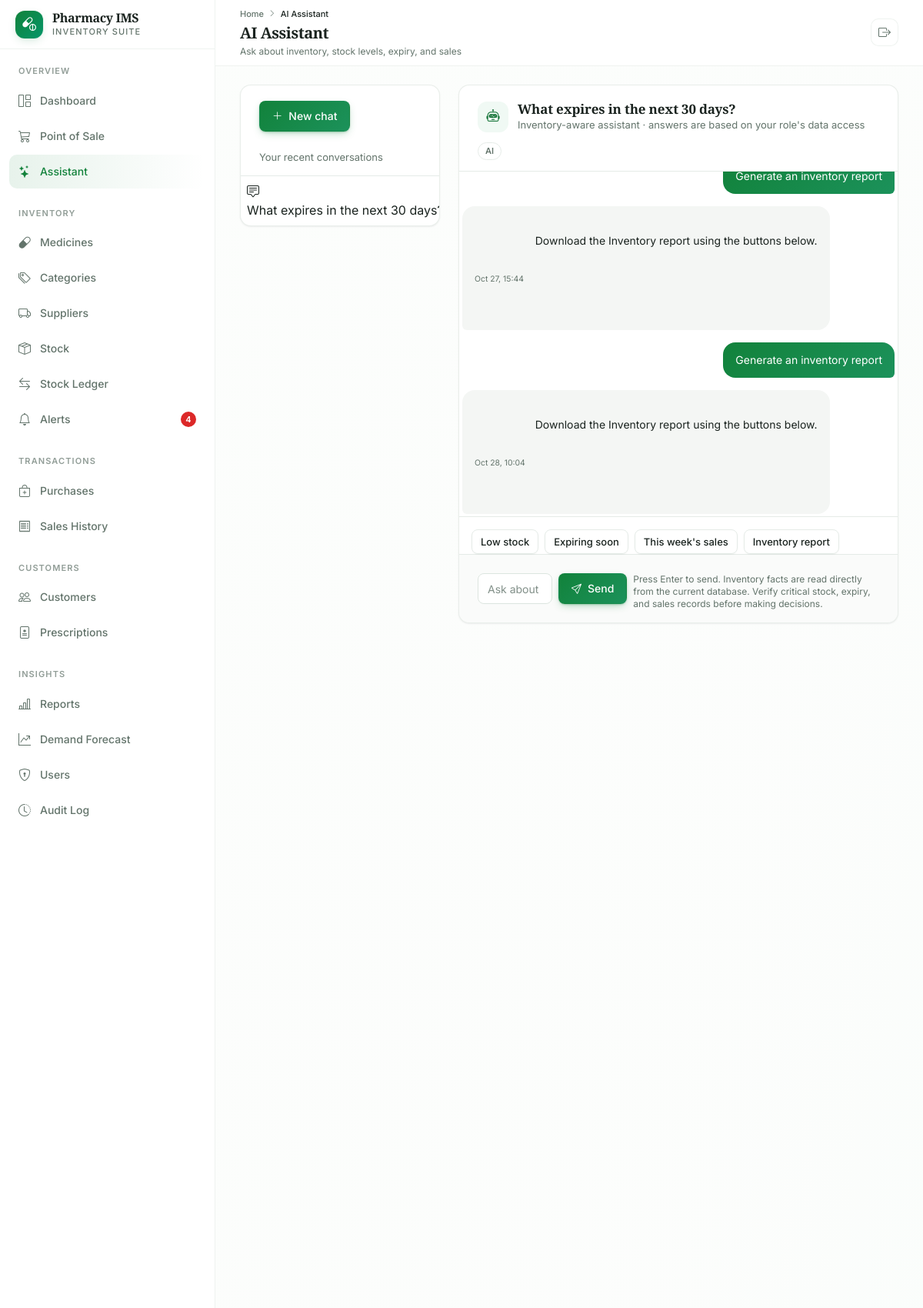
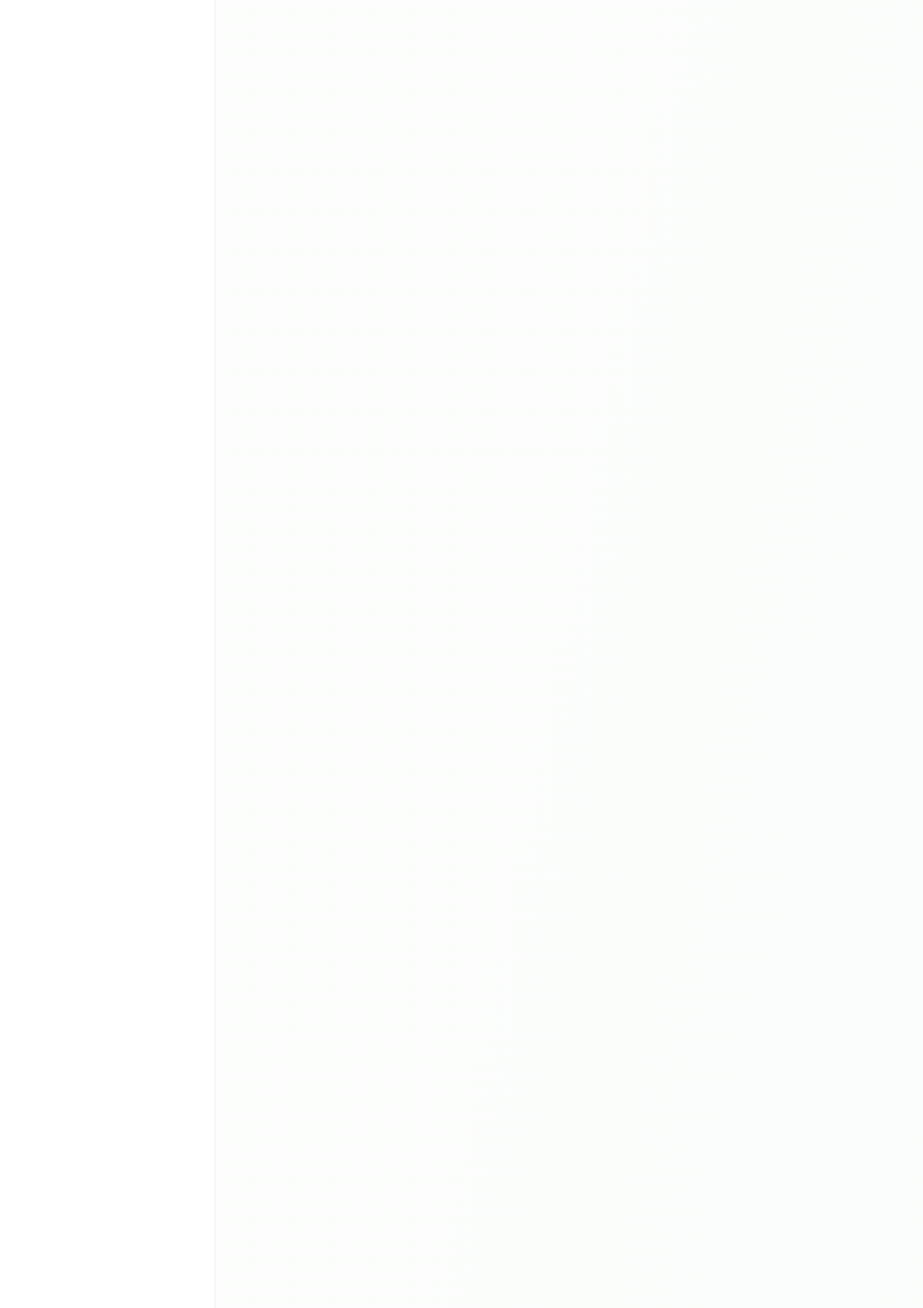
/assistant/ (signed in, upper part), run on the app's committed database (2 pictures, top to bottom).
### assistant/models.py (models this page shows, shortened)
class ChatThread(models.Model):
    user = models.ForeignKey(settings.AUTH_USER_MODEL, on_delete=models.CASCADE, related_name='chat_threads')
    title = models.CharField(max_length=150, blank=True)
    created_at = models.DateTimeField(auto_now_add=True)
    updated_at = models.DateTimeField(auto_now=True)
    class Meta:
        ordering = ['-updated_at']
    @property
    def display_title(self):
        if self.title:
            return self.title
        first = self.messages.order_by('created_at').first()
        return first.question[:60] if first else f'Chat #{self.pk}'

class ChatHistory(models.Model):
    thread = models.ForeignKey(ChatThread, on_delete=models.CASCADE, related_name='messages', null=True, blank=True)
    user = models.ForeignKey(settings.AUTH_USER_MODEL, on_delete=models.CASCADE)
    question = models.TextField()
    answer = models.TextField()
    created_at = models.DateTimeField(auto_now_add=True)
    class Meta:
        verbose_name_plural = 'Chat History'
        ordering = ['-created_at']

### assistant/views.py (the view)
# urls.py: path('', views.assistant_index, name='assistant_index'),
@capability_required('use_assistant')
def assistant_index(request):
    threads = ChatThread.objects.filter(user=request.user)
    selected = None
    thread_id = request.GET.get('thread')
    if thread_id:
        selected = get_object_or_404(ChatThread, pk=thread_id, user=request.user)
    elif threads.exists():
        selected = threads.first()
    messages_qs = selected.messages.order_by('created_at') if selected else ChatHistory.objects.none()
    chat_messages = list(messages_qs)
    for message in chat_messages:
        message.answer = clean_assistant_answer(message.answer)
    return render(request, 'assistant/index.html', {
        'threads': threads[:20],
        'selected_thread': selected,
        'chat_messages': chat_messages,
    })

### assistant/formatting.py (called while the page is built)
def clean_assistant_answer(text):
    if not text:
        return ''
    text = str(text).replace('\r\n', '\n').replace('\r', '\n')
    lines = []
    for raw_line in text.split('\n'):
        line = raw_line.rstrip()
        if _RULE_RE.match(line):
            lines.append('')
            continue
        heading = _HEADING_RE.match(line)
        if heading:
            line = heading.group(1)
        bullet = _BULLET_RE.match(line)
        if bullet:
            line = f'{bullet.group(1)}• {bullet.group(2)}'
        line = line.replace('**', '').replace('*', '').replace('`', '')
        line = re.sub(r'^(\s*•)\s+', r'\1 ', line)
        lines.append(line)
    cleaned = '\n'.join(lines)
    cleaned = re.sub(r'\n{3,}', '\n\n', cleaned).strip()
    return cleaned

### core/permissions.py (called while the page is built)
def has_capability(user, capability):
    if not getattr(user, 'is_authenticated', False):
        return False
    if getattr(user, 'is_superuser', False):
        return True
    return getattr(user, 'role', None) in CAPABILITIES.get(capability, ())

def capability_required(capability, redirect_to='dashboard'):
    def decorator(view):
        @wraps(view)
        def _wrapped(request, *args, **kwargs):
            if not request.user.is_authenticated:
                return redirect('login')
            if not has_capability(request.user, capability):
                messages.error(request, f'You do not have permission to {CAPABILITY_LABELS.get(capability, "do that")}.')
                return redirect(redirect_to)
            return view(request, *args, **kwargs)
        return _wrapped
    return decorator

def nav_capabilities(user):
    return {name: has_capability(user, name) for name in CAPABILITIES}

### inventory/models.py (called while the page is built)
    def sellable_stock(self):
        today = timezone.localdate()
        cache = getattr(self, '_prefetched_objects_cache', {})
        if 'batches' in cache:
            batches = self.batches.all()
        else:
            batches = self.batches.filter(remaining_quantity__gt=0)
        return sum(
            batch.remaining_quantity
            for batch in batches
            if batch.remaining_quantity > 0 and batch.expiry_date >= today
        )

    def is_low_stock(self):
        return self.sellable_stock() <= self.reorder_level

### templates/assistant/index.html (shortened to what this page needs)
{% extends 'base.html' %}
{% block page_title %}AI Assistant{% endblock %}
{% block page_subtitle %}Ask about inventory, stock levels, expiry, and sales{% endblock %}
{% block breadcrumbs %}
<i class="bi bi-chevron-right text-[0.6rem]"></i>
<span class="text-foreground">AI Assistant</span>
{% endblock %}
{% block content %}
<div class="grid grid-cols-1 gap-6 lg:grid-cols-[260px_minmax(0,1fr)]">
    <aside class="card h-fit lg:sticky lg:top-[5.5rem]">
        <div class="card-header space-y-2 border-b border-border">
            <form method="post" action="{% url 'assistant_new_thread' %}">
                <button class="btn btn-primary w-full"><i class="bi bi-plus-lg"></i> New chat</button>
            </form>
            <p class="card-description">Your recent conversations</p>
        </div>
        <div class="max-h-[28rem] overflow-y-auto p-2">
            {% for thread in threads %}
            <a href="{% url 'assistant_index' %}?thread={{ thread.pk }}" class="nav-link {% if selected_thread and selected_thread.pk == thread.pk %}active{% endif %}">
                <i class="bi bi-chat-square-text"></i>
                <span class="truncate">{{ thread.display_title }}</span>
            </a>
            {% empty %}
            <p class="px-3 py-6 text-center text-xs text-muted-foreground">No conversations yet. Ask a question to start one.</p>
            {% endfor %}
        </div>
    </aside>
    <section class="card">
        <div class="card-header row border-b border-border">
            <div class="flex items-center gap-3">
                <span class="page-icon"><i class="bi bi-robot"></i></span>
                <div>
                    <h2 class="card-title">{% if selected_thread %}{{ selected_thread.display_title }}{% else %}New conversation{% endif %}</h2>
                    <p class="card-description">Inventory-aware assistant · answers are based on your role's data access</p>
                </div>
            </div>
            <span class="badge badge-outline">AI</span>
        </div>
        <div id="chatBox" class="chat-scroll" data-thread-id="{% if selected_thread %}{{ selected_thread.pk }}{% endif %}">
            {% for message in chat_messages %}
            <div class="chat-row chat-row-user">
                <div class="chat-bubble chat-bubble-user">{{ message.question|linebreaksbr }}</div>
            </div>
            <div class="chat-row">
                <div class="chat-bubble">
                    {{ message.answer|linebreaksbr }}
                    <p class="mt-2 text-[0.65rem] text-muted-foreground">{{ message.created_at|date:"M d, H:i" }}</p>
                </div>
            </div>
            {% endfor %}
        </div>
        <div id="suggestions" class="flex flex-wrap gap-2 border-t border-border px-4 pt-4">
            <button type="button" class="btn btn-outline btn-sm" data-suggestion="Which medicines are low on stock?">Low stock</button>
            <button type="button" class="btn btn-outline btn-sm" data-suggestion="What expires in the next 30 days?">Expiring soon</button>
            {% if nav_perms.view_sales %}
            <button type="button" class="btn btn-outline btn-sm" data-suggestion="How were sales this week?">This week's sales</button>
            {% endif %}
            {% if nav_perms.export_reports %}
            <button type="button" class="btn btn-outline btn-sm" data-suggestion="Generate an inventory report">Inventory report</button>
            {% endif %}
        </div>
        <div class="card-footer border-t border-border pt-4">
            <form id="askForm" class="flex w-full items-center gap-2">
                <input type="text" id="question" class="input" placeholder="Ask about stock, expiry, sales..." autocomplete="off" maxlength="1000">
                <button type="submit" class="btn btn-primary" id="sendBtn">
                    <i class="bi bi-send"></i>
                    Send
                </button>
            </form>
            <p class="mt-2 text-xs text-muted-foreground">Press Enter to send. Inventory facts are read directly from the current database. Verify critical stock, expiry, and sales records before making decisions.</p>
        </div>
    </section>
</div>
{% endblock %}

### data on the page
ChatThread: display_title "What expires in the next 30…", display_title "What expires in the next 30 days?"
ChatHistory: question "Generate an inventory report", answer "Download the Inventory report using the buttons below.", created_at "Oct 27, 15:44"
ChatHistory: question "Generate an inventory report", answer "Download the Inventory report using the buttons below.", created_at "Oct 28, 10:04"

### other printed values
{{ pharmacy.name|default:"Pharmacy IMS" }} "Pharmacy IMS"
{{ alert_counts.total }} "4"
